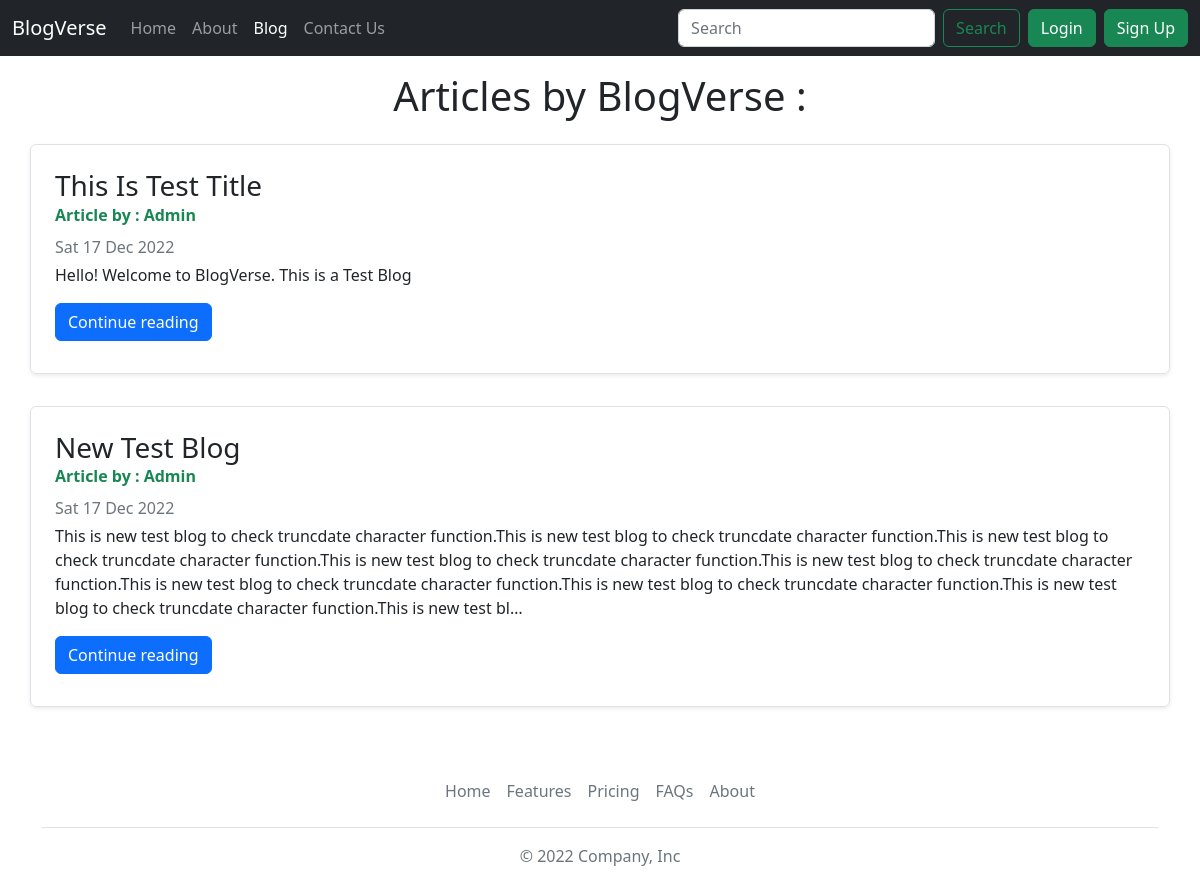
Screenshot of /blog/ with the database file from the repository.
### blog/models.py (models this page shows, shortened)
class Post(models.Model):
    sno = models.AutoField(primary_key=True)
    title = models.CharField(max_length=255)
    content = models.TextField()
    author=models.CharField(max_length=100)
    slug = models.CharField(max_length=100, unique=True)
    timestamp = models.DateTimeField(blank=True)

### blog/views.py (the view)
# urls.py: path('', views.blogHome, name='blogHome'),
def blogHome(request):
        allPosts = Post.objects.all()
        context = {'allPosts':allPosts}
        return render(request, 'blog/blogHome.html',context)

### templates/blog/blogHome.html (shortened to what this page needs)
{% extends 'base.html' %}
{% block blogactive %}active{% endblock blogactive %}
{% block body %}
<div class="container my-3">
    <h1 class="my-3 mb-4 text-center"> Articles by BlogVerse : </h1>
    {% for post in allPosts %}
    <div class="row mb-2">
        <div class="row g-0 border rounded overflow-hidden flex-md-row mb-4 shadow-sm h-md-250 position-relative border-1">
          <div class="col p-4 d-flex flex-column position-static">
            <h3 class="mb-0"><a href="/blog/{{post.slug|slugify}}" class="text-decoration-none text-dark">{{post.title|title}}</a></h3>
            <strong class="d-inline-block mb-2 text-success">Article by : {{post.author| capfirst}}</strong>
            <div class="mb-1 text-secondary">{{post.timestamp|date:"D d M Y"}}</div>
            <p class="card-text mb-auto text-justify">{{post.content|truncatechars:500}}</p>
            <div class="my-2 mt-3">
                <a href="/blog/{{post.slug|slugify}}" role="button" class="btn btn-primary">Continue reading</a>
            </div>
          </div>
          </div>
        </div>
      {% endfor %}
    </div>
{% endblock body %}

### rows the page displays
Post: title "This Is Test Title", author "Admin", timestamp "Sat 17 Dec 2022", content "Hello! Welcome to BlogVerse. This is a Test Blog"
Post: title "New Test Blog", author "Admin", timestamp "Sat 17 Dec 2022", content "This is new test blog to check truncdate character function.This is new test blog to check truncdate character function.This is new test blog to check truncdate character function.This is new test blog to check truncdate character function.This is new test blog to check truncdate character function.This is new test blog to check truncdate character function.This is new test blog to check truncdate character function.This is new test blog to check truncdate character function.This is new test bl…"
